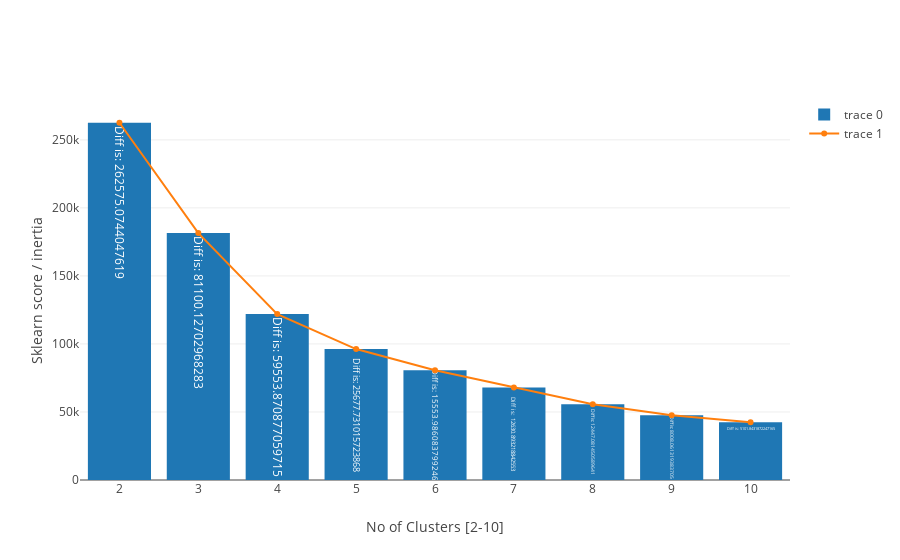

Source (notebook cell):
### Code cell
data = [
#     go.Bar(
#         x = list(Ks),
#         y = score
#     ),
    go.Bar(
        x = list(Ks),
        y = inertia,
        text = ['Diff is: %s' % diff for diff in relative_diff]
    ),
    go.Scatter(
        x = list(Ks),
        y = inertia
    ),
]


layout = go.Layout(
    xaxis = dict(
        title = 'No of Clusters [%s-%s]' % (min(Ks), max(Ks))
    ),
    yaxis = dict(
        title = 'Sklearn score / inertia'
    ),
    # barmode='stack'
)

fig = go.Figure(data=data, layout=layout)
iplot(fig)

### Figure 1 — Plotly figure (JSON) as saved in the notebook; plotly's stock layout.template omitted (floating-point values rounded to 4 significant figures)
{"data": [{"text": ["Diff is: 262575.0744047619", "Diff is: 81100.12702968283", "Diff is: 59553.870877059715", "Diff is: 25677.731015723868", "Diff is: 15553.986083799246", "Diff is: 12630.893218842553", "Diff is: 12447.081450589641", "Diff is: 8008.061319383705", "Diff is: 5101.8431872247165"], "type": "bar", "x": [2, 3, 4, 5, 6, 7, 8, 9, 10], "y": [262600.0, 181500.0, 121900.0, 96240.0, 80690.0, 68060.0, 55610.0, 47600.0, 42500.0]}, {"type": "scatter", "x": [2, 3, 4, 5, 6, 7, 8, 9, 10], "y": [262600.0, 181500.0, 121900.0, 96240.0, 80690.0, 68060.0, 55610.0, 47600.0, 42500.0]}], "layout": {"xaxis": {"title": "No of Clusters [2-10]"}, "yaxis": {"title": "Sklearn score / inertia"}}}
